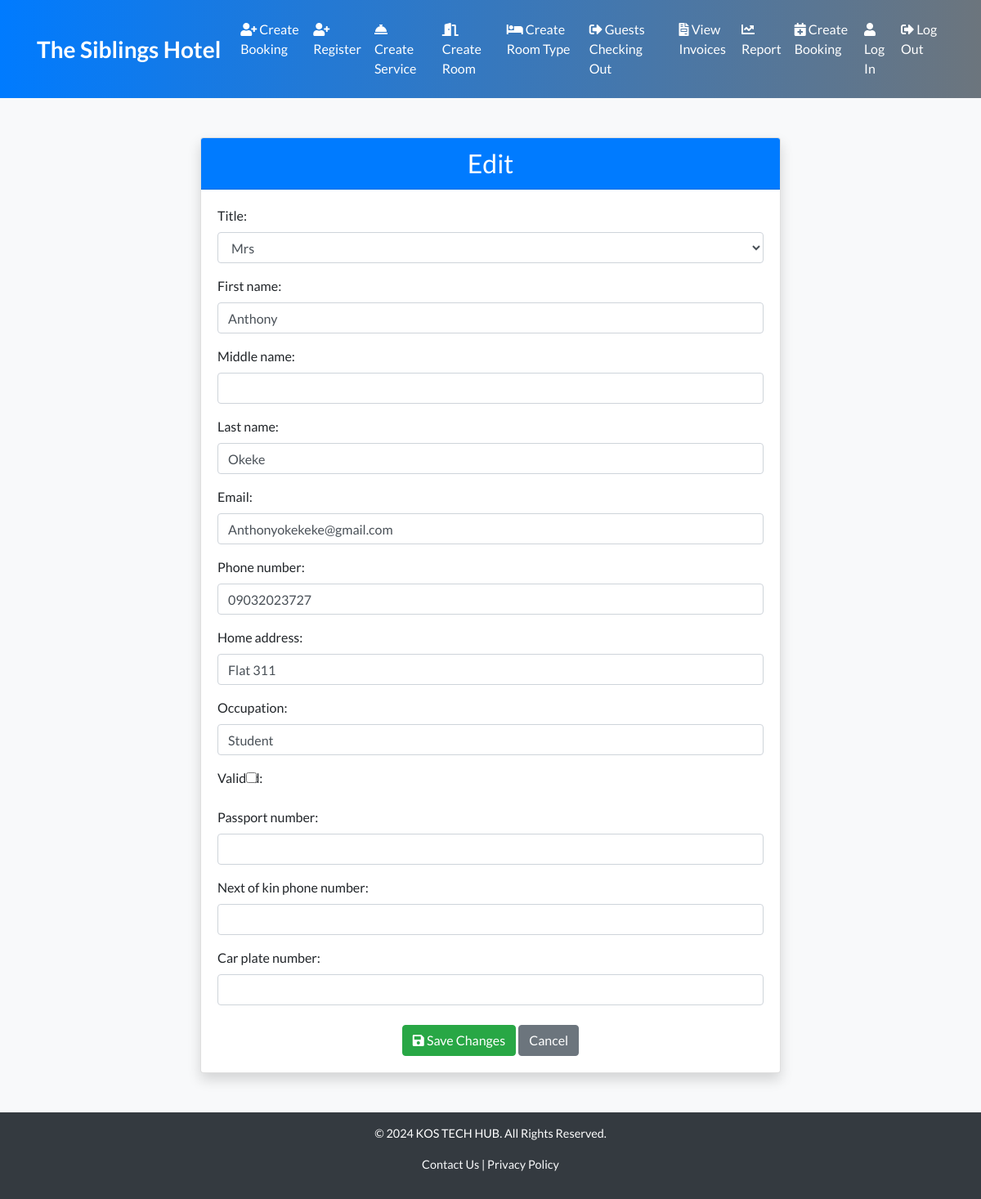
/admin-dashboard/guests/edit/1/ (signed in), run on the app's committed database.
### hotel/models.py (models this page shows, shortened)
class Guest(models.Model):
    title = models.CharField(max_length=10, choices=[('Mr', 'Mr', ), ('Mrs', 'Mrs'), ('Miss', 'Miss')], blank=True, null=True)
    first_name = models.CharField(max_length=100)
    middle_name = models.CharField(max_length=100, blank=True, null=True)  # New field for middle name
    last_name = models.CharField(max_length=100)
    email = models.CharField(max_length=255, blank=True, null=True)  # Change to CharField to allow plain text
    phone_number = models.CharField(max_length=15)
    home_address = models.CharField(max_length=500)
    occupation = models.CharField(max_length=500)
    valid_id = models.BooleanField(default=False, blank=True, null=True)  # New boolean field for ID verification
    passport_number = models.CharField(max_length=50, blank=True, null=True)  # New field for passport number if the guest is a foreigner
    next_of_kin_phone_number = models.CharField(max_length=15, blank=True, null=True)  # New field for next of kin phone number
    car_plate_number = models.CharField(max_length=50, blank=True, null=True)  # New field for car plate number

### hotel/views.py (the view)
# urls.py: path('admin-dashboard/guests/edit/<int:guest_id>/', views.edit_guest, name='edit_guest'),
@admin_required
def edit_guest(request, guest_id):
    guest = get_object_or_404(Guest, id=guest_id)
    if request.method == 'POST':
        form = GuestForm(request.POST, instance=guest)
        if form.is_valid():
            form.save()
            return redirect('admin_guest_list')  # Redirect to the guest list view after editing
    else:
        form = GuestForm(instance=guest)
    return render(request, 'hotel/edit_guest.html', {'form': form, 'guest': guest})

### hotel/views.py (called while the page is built)
def is_admin_user(user):
    return user.is_authenticated and user.is_superuser

### hotel/templates/hotel/edit_guest.html (shortened to what this page needs)
{% extends 'hotel/base.html' %}
{% block content %}
<div class="container my-5">
    <div class="row justify-content-center">
        <div class="col-md-8">
            <div class="card shadow">
                <div class="card-header bg-primary text-white text-center">
                    <h2 class="mb-0">Edit {{ type|title }}</h2>
                </div>
                <div class="card-body">
                    <form method="POST">
                        {{ form.as_p }}
                        <div class="text-center mt-4">
                            <button type="submit" class="btn btn-success">
                                <i class="fas fa-save"></i> Save Changes
                            </button>
                            <a href="{% url 'home' %}" class="btn btn-secondary">Cancel</a>
                        </div>
                    </form>
                </div>
            </div>
        </div>
    </div>
</div>
{% endblock %}

### hotel/templates/hotel/base.html (style rules this page uses)
body, html { font-family: 'Lato', sans-serif; background-color: #f8f9fa; }

### data on the page
Guest: title "Mrs", first_name "Anthony", last_name "Okeke", email "Anthonyokekeke@gmail.com", phone_number "09032023727", home_address "Flat 311", occupation "Student"
